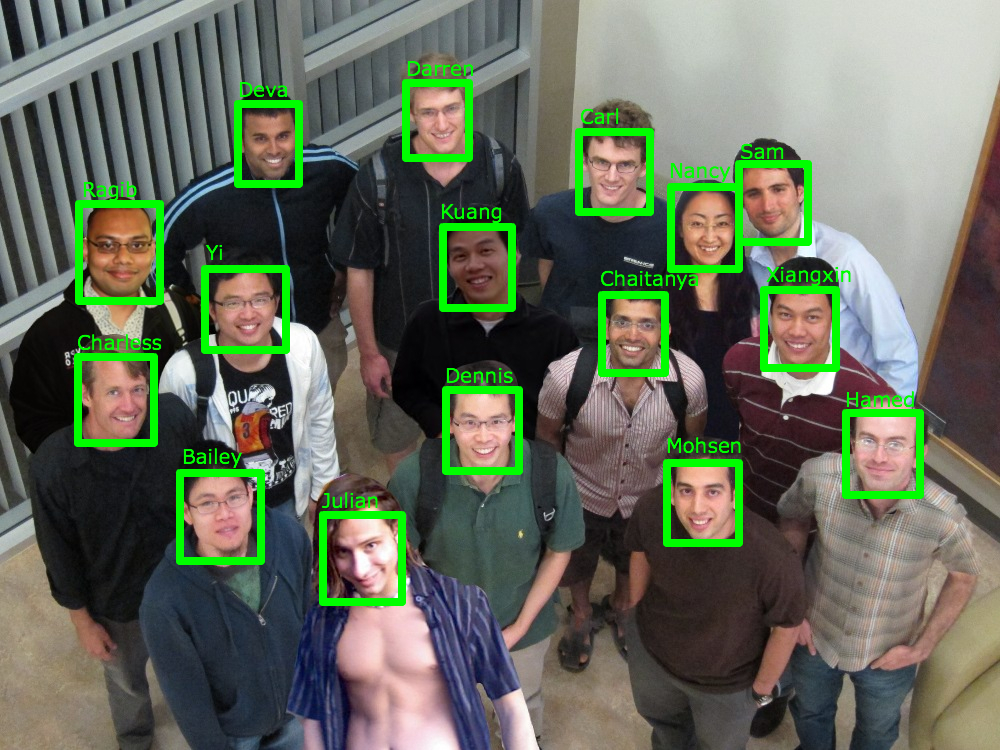
#> input picture bg/IMG_1183_augmented_reality_faces1.jpg, 1000 x 750 px, given in place of the camera
$ python liveness.py
#> lines starting #> are read from the running program, lines starting #| are printed output that depends on the picture; after the words box and inside, x2 and y2 are one past the last pixel; in counts of white or black regions, pixels touching at a corner belong together
import cv2

# initialize face and eye cascade xml of opencv library to detect face and eyes
face_cascade = cv2.CascadeClassifier(cv2.data.haarcascades + "haarcascade_frontalface_default.xml")
eyes_cascade = cv2.CascadeClassifier(cv2.data.haarcascades + "haarcascade_eye_tree_eyeglasses.xml")

first_read = True

# Video Capturing by opening web-cam
cap = cv2.VideoCapture(0)
# to check for first instance of capturing it will return True and image
ret, image = cap.read()
#> image is the input picture: shape (750, 1000, 3); mean B, G, R 91, 108.2, 99.8

while ret:
    # this will keep the web-cam running and capturing the image for every loop
    ret, image = cap.read()
    # Convert the recorded image to grayscale
    gray_scale = cv2.cvtColor(image, cv2.COLOR_BGR2GRAY)
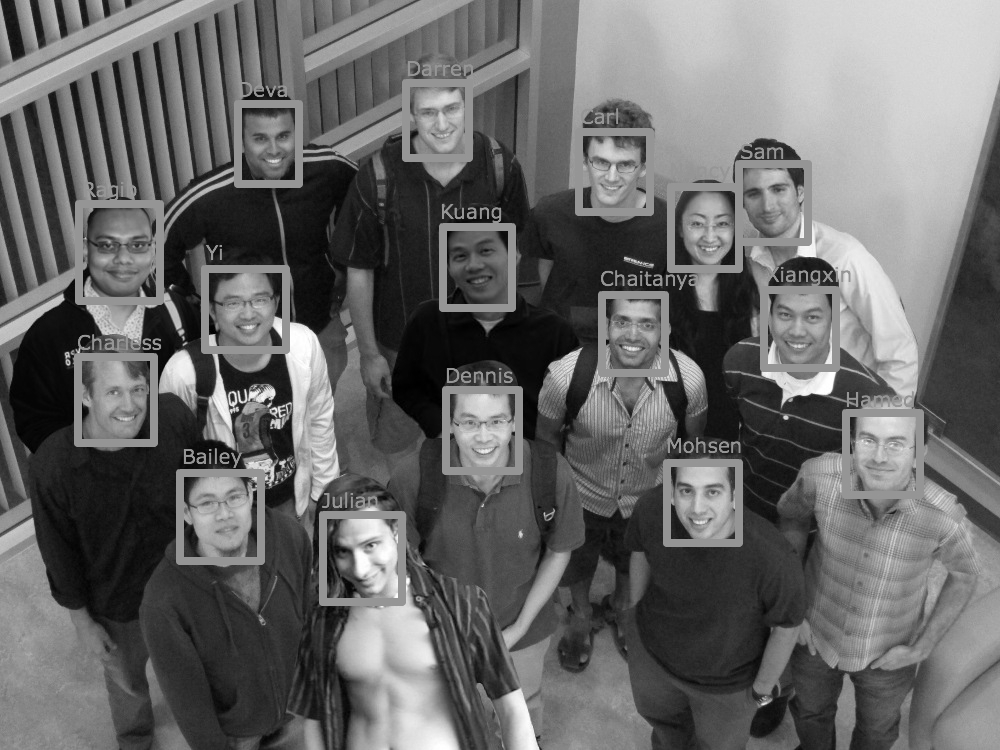
#> gray_scale: shape (750, 1000); min 0, max 255, mean 103.8
    # Applying filters to remove impurities
    gray_scale = cv2.bilateralFilter(gray_scale, 5, 1, 1)
    # to detect face and eye
    faces = face_cascade.detectMultiScale(gray_scale, 1.3, 5, minSize=(200, 200))
#> faces = ()
    if len(faces) > 0:
        for (x, y, w, h) in faces:
            image = cv2.rectangle(image, (x, y), (x + w, y + h), (0, 255, 0), 2)
            # eye_face var will be i/p to eye classifier
            eye_face = gray_scale[y:y + h, x:x + w]
            # image
            eye_face_clr = image[y:y + h, x:x + w]
            # get the eyes
            eyes = eyes_cascade.detectMultiScale(eye_face, 1.3, 5, minSize=(50, 50))
            if len(eyes) >= 2:
                if first_read:
                    cv2.putText(image, "Eye's detected, press s to check blink", (70, 70), cv2.FONT_HERSHEY_SIMPLEX,
                                1, (0, 255, 0), 2)
                else:
                    cv2.putText(image, "Eye's Open", (70, 70), cv2.FONT_HERSHEY_SIMPLEX,
                                1, (255, 255, 255), 2)
            else:
                if first_read:
                    cv2.putText(image, "No Eye's detected", (70, 70), cv2.FONT_HERSHEY_SIMPLEX,
                                1, (255, 255, 255), 2)
                else:
                    cv2.putText(image, "Blink Detected.....!!!!", (70, 70), cv2.FONT_HERSHEY_SIMPLEX,
                                1, (0, 255, 0), 2)
                    cv2.imshow('image',image)
                    cv2.waitKey(1)
                    cv2.putText(image, "Blinked .", (70, 90), cv2.FONT_HERSHEY_SIMPLEX,
                    1, (0, 255, 0), 2)
    else:
        cv2.putText(image, "No Face Detected.", (70, 70), cv2.FONT_HERSHEY_SIMPLEX,
                    1, (0, 255, 0), 2)
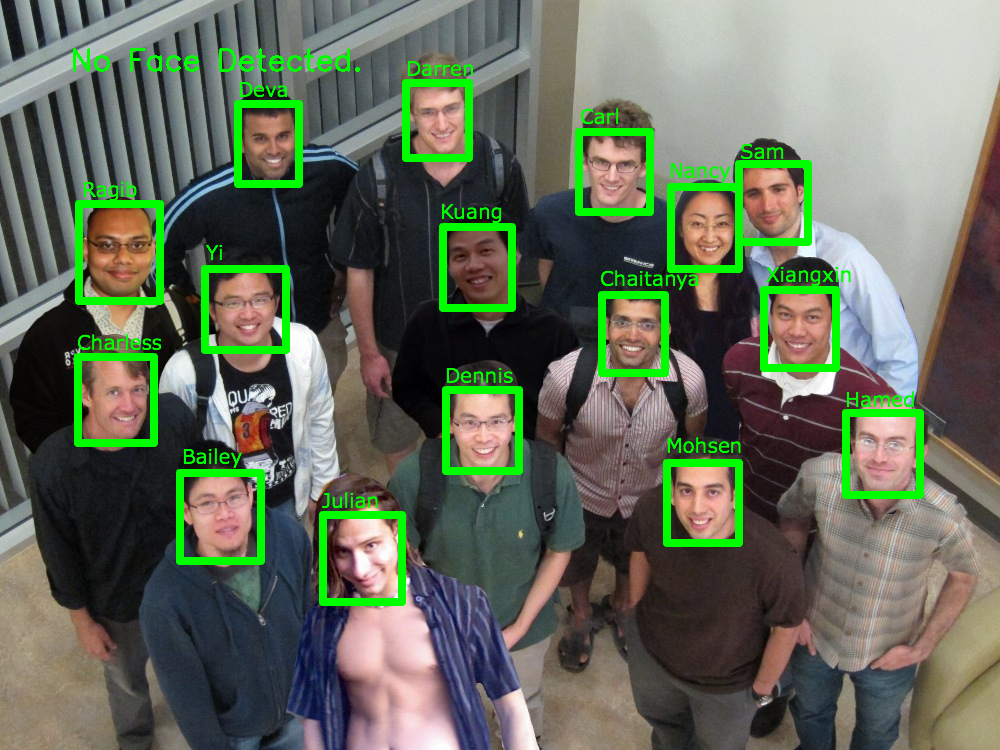
#> image: shape (750, 1000, 3); 0.26% of pixels changed, all inside (x1, y1, x2, y2) = (73, 48, 360, 72)
    cv2.imshow('image', image)
    a = cv2.waitKey(1)
#> (key q is pressed here)
    # press q to Quit and S to start

    if a == ord('q'):
        break
    elif a == ord('s'):
        first_read = False
cap.release()
cv2.destroyAllWindows()

$ run again, on bg/Bill_Gates.jpg
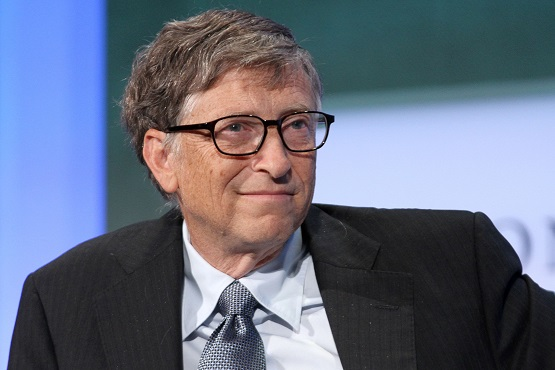
#> input picture bg/Bill_Gates.jpg, 555 x 370 px, given in place of the camera
#> image is the input picture: shape (370, 555, 3); mean B, G, R 128.1, 108.9, 102.2
#> `gray_scale = cv2.cvtColor(image, cv2.COLOR_BGR2GRAY)`:
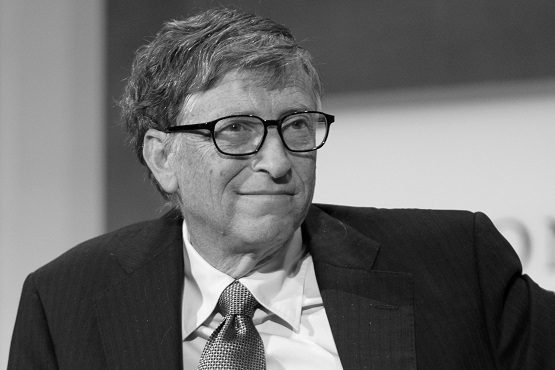
#> gray_scale: shape (370, 555); min 0, max 253, mean 109.1
#> faces = ()
#> `cv2.putText(image, "No Face Detected.", (70, 70), cv2.FONT_HERSHEY_SIM..`:
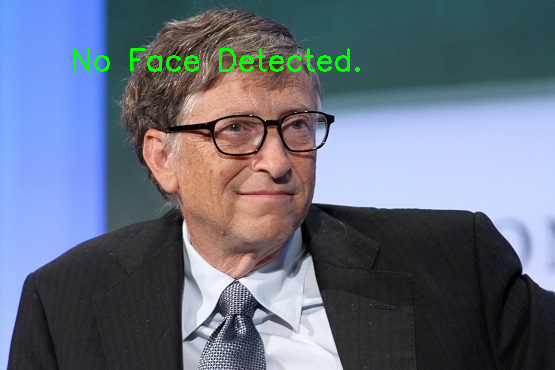
#> image: shape (370, 555, 3); 0.95% of pixels changed, all inside (x1, y1, x2, y2) = (73, 48, 360, 72)
